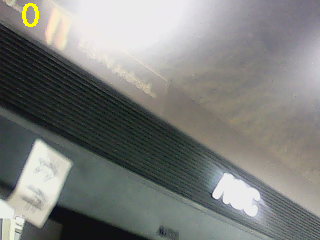
#> input picture Adafruit_Python_PCA9685/picture/2019-01-21 04_08_14.png, 320 x 240 px, given in place of the camera
$ python RMB_nospeech.py   (older library calls are emulated)
#> lines starting #> are read from the running program, lines starting #| are printed output that depends on the picture; after the words box and inside, x2 and y2 are one past the last pixel; in counts of white or black regions, pixels touching at a corner belong together
# -*- coding: UTF-8 -*-
# find_contour.py
"""
    * @par Copyright (C): 2010-2019, Hunan CLB Tech
    * @file         RMB_nospeech.py
    * @version      V1.0
    * @details
    * @par History
    @author: zhulin
"""
import cv2
import time
import numpy as np

DELAY=0.02
USE_CAM=1
IS_FOUND=0
MORPH=7
CANNY=250
_width=600.0
_height=420.0
_margin=0.0

if USE_CAM:
    video_capture=cv2.VideoCapture(0)
"""
def find_ROI(img):
    gray = cv2.cvtColor(img, cv2.COLOR_BGR2GRAY)
    ret,th = cv2.threshold(gray,127,255,cv2.THRESH_BINARY)#+cv2.THRESH_OTSU)
    mask=cv2.erode(th,None,iterations=4)
    mask=cv2.dilate(mask,None,iterations=4)
    cv2.bitwise_not(mask, mask)
    _,contours,hierarchy = cv2.findContours(mask, cv2.RETR_TREE, cv2.CHAIN_APPROX_SIMPLE)
    if len(contours)>0:
        cnt = max(contours, key=cv2.contourArea)
        x,y,w,h = cv2.boundingRect(cnt)
        img = cv2.rectangle(img,(x,y),(x+w,y+h),(0,255,0),3)

        img_ROI = img
    else:
        img_ROI = img
    return img_ROI
"""

def color_hist(img):
    hsv = cv2.cvtColor(img,cv2.COLOR_BGR2HSV)
    hist_mask = cv2.calcHist([hsv], [0], None, [180], [0, 180])
    object_H = np.where(hist_mask==np.max(hist_mask))
    print (object_H[0])

    return object_H[0]

corners=np.array(
        [
		[[  		_margin, _margin 			]],
		[[ 			_margin, _height + _margin  ]],
		[[ _width + _margin, _height + _margin  ]],
		[[ _width + _margin, _margin 			]],
	]
        )
pts_dst=np.array(corners,np.float32)

sendTime=0
while True:

    if USE_CAM:
        ret, rgb= video_capture.read()
#> rgb is the input picture: shape (240, 320, 3); mean B, G, R 124.8, 127.8, 126.2
    else:
        ret=1
        rgb=cv2.imread("opencv.jpg",1)
    if (ret):
        gray=cv2.cvtColor(rgb,cv2.COLOR_BGR2GRAY)
        gray=cv2.bilateralFilter(gray,1,10,120)
        edges=cv2.Canny(gray,10,CANNY)
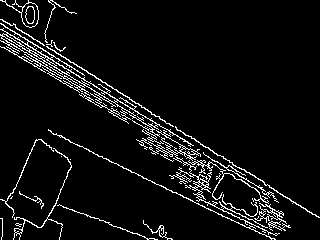
#> edges: shape (240, 320); 6.2% white in thin lines or dots

        kernel=cv2.getStructuringElement(cv2.MORPH_RECT,(MORPH,MORPH))
        closed=cv2.morphologyEx( edges, cv2.MORPH_CLOSE, kernel)
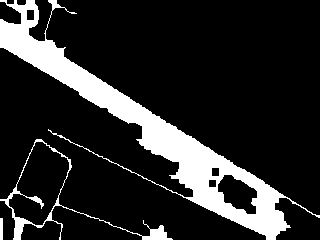
#> closed: shape (240, 320); 16.1% white; 3 white regions
        image,contours,_=cv2.findContours(closed,cv2.RETR_EXTERNAL,cv2.CHAIN_APPROX_SIMPLE)
#> contours = 3 contours; box (x1, y1, x2, y2) and area: (0, 0, 320, 240) 11630, (0, 139, 173, 240) 3730, (0, 218, 3, 240) 42
        for cont in contours:

            if cv2.contourArea(cont)>5000:
                arc_len=cv2.arcLength(cont,True)
                approx=cv2.approxPolyDP(cont,0.1*arc_len,True)
                if(len(approx)==4):
                    IS_FOUND=1
                    pts_src=np.array(approx,np.float32)
                    h,status=cv2.findHomography(pts_src,pts_dst)
                    out=cv2.warpPerspective(rgb,h,(int(_width+_margin*2),int(_height+_margin*2)))
                    cv2.drawContours(rgb,[approx],-1,(255,0,0),2)
                else:
                    pass
#> this loop made 3 passes
#> (arc_len, approx) on pass 3: (1591.9, [[0, 0], [319, 217]])
#> cont on pass 1: [[0, 218], [0, 239], [2, 239], [2, 218]]

        cv2.namedWindow('edges',cv2.WINDOW_AUTOSIZE)
        cv2.imshow('edges',edges)
        cv2.namedWindow('rgb',cv2.WINDOW_AUTOSIZE)
        cv2.imshow('rgb',rgb)
        if IS_FOUND:
            cv2.namedWindow('out',cv2.WINDOW_AUTOSIZE)
            cv2.imshow('out',out)
            cv2.imwrite('out.png',out)
            img = cv2.imread('out.png', 1)
            """
            img_ROI = find_ROI(img)
            object_H=color_hist(img_ROI)
            """
            object_H = color_hist(img)
            try:
                currentTime=time.time()
                if object_H > 11 and object_H < 25: RMB = 20
                elif object_H > 35 and object_H < 43: RMB = 1
                elif object_H > 50 and object_H < 80: RMB = 50
                elif object_H > 100 and object_H < 124: RMB = 10
                elif object_H > 125 and object_H < 155: RMB = 5
                elif object_H > 156 and object_H < 180: RMB = 100

                else: RMB = 'none'
                print ('RMB:',RMB ,'yuan')

            except:
                pass
            cv2.imshow('image', img)
        if cv2.waitKey(27)& 0xFF==ord('q'):
#> (key q is pressed here)
            break
        time.sleep(DELAY)
    else:
        print("Stopped")
        break
if USE_CAM:
    video_capture.release()
cv2.destroyAllWindows()

$ run again, on Adafruit_Python_PCA9685/picture/2019-06-26 06_39_44.png
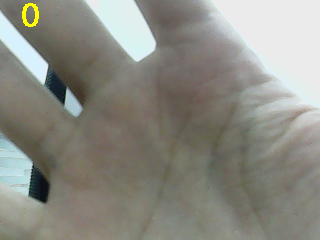
#> input picture Adafruit_Python_PCA9685/picture/2019-06-26 06_39_44.png, 320 x 240 px, given in place of the camera
#> rgb is the input picture: shape (240, 320, 3); mean B, G, R 130.9, 139.5, 139.6
#> `edges=cv2.Canny(gray,10,CANNY)`:
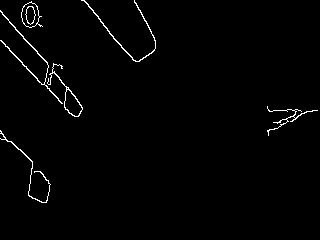
#> edges: shape (240, 320); 1.4% white in thin lines or dots, all inside (x1, y1, x2, y2) = (0, 0, 318, 203)
#> `closed=cv2.morphologyEx( edges, cv2.MORPH_CLOSE, kernel)`:
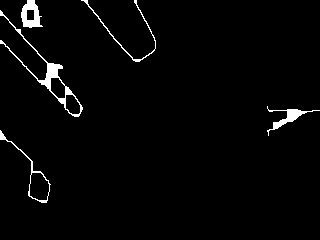
#> closed: shape (240, 320); 2.4% white; 5 white regions
#> contours = 5 contours; box (x1, y1, x2, y2) and area: (0, 10, 83, 117) 946, (0, 130, 51, 203) 562, (21, 0, 43, 28) 386, (267, 106, 320, 136) 224, (81, 0, 156, 62) 100
#> the loop `for cont in contours: ` made 5 passes

$ run again, on Adafruit_Python_PCA9685/picture/2019-06-26 06_39_47.png
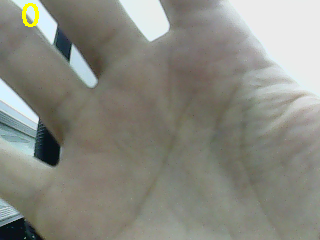
#> input picture Adafruit_Python_PCA9685/picture/2019-06-26 06_39_47.png, 320 x 240 px, given in place of the camera
#> rgb is the input picture: shape (240, 320, 3); mean B, G, R 128.6, 137.4, 136.7
#> `edges=cv2.Canny(gray,10,CANNY)`:
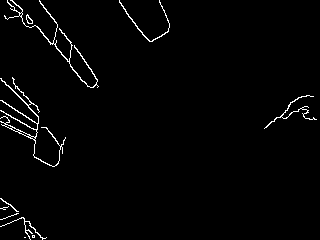
#> edges: shape (240, 320); 1.8% white in thin lines or dots
#> `closed=cv2.morphologyEx( edges, cv2.MORPH_CLOSE, kernel)`:
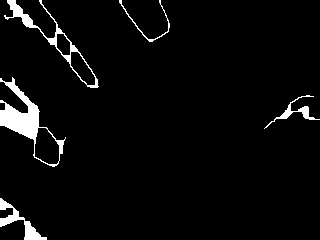
#> closed: shape (240, 320); 4% white; 5 white regions
#> contours = 5 contours; box (x1, y1, x2, y2) and area: (0, 77, 66, 167) 1896, (4, 0, 99, 88) 1228, (0, 198, 47, 240) 428, (264, 95, 320, 129) 186, (119, 0, 170, 42) 62
#> the loop `for cont in contours: ` made 5 passes

$ run again, on Adafruit_Python_PCA9685/picture/2019-06-26 06_40_23.png
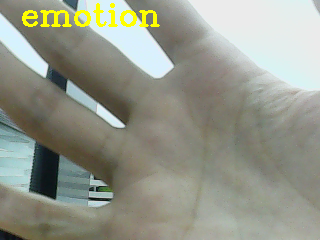
#> input picture Adafruit_Python_PCA9685/picture/2019-06-26 06_40_23.png, 320 x 240 px, given in place of the camera
#> rgb is the input picture: shape (240, 320, 3); mean B, G, R 138.6, 151.4, 148.4
#> `edges=cv2.Canny(gray,10,CANNY)`:
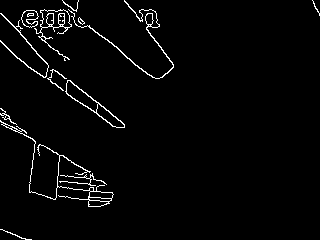
#> edges: shape (240, 320); 2.7% white in thin lines or dots
#> `closed=cv2.morphologyEx( edges, cv2.MORPH_CLOSE, kernel)`:
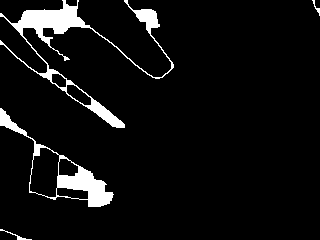
#> closed: shape (240, 320); 6.1% white; 4 white regions
#> contours = 4 contours, 1 with area under 20; largest, box (x1, y1, x2, y2) and area: (0, 108, 114, 207) 3122, (0, 0, 174, 128) 2836, (0, 229, 32, 240) 23
#> the loop `for cont in contours: ` made 4 passes
